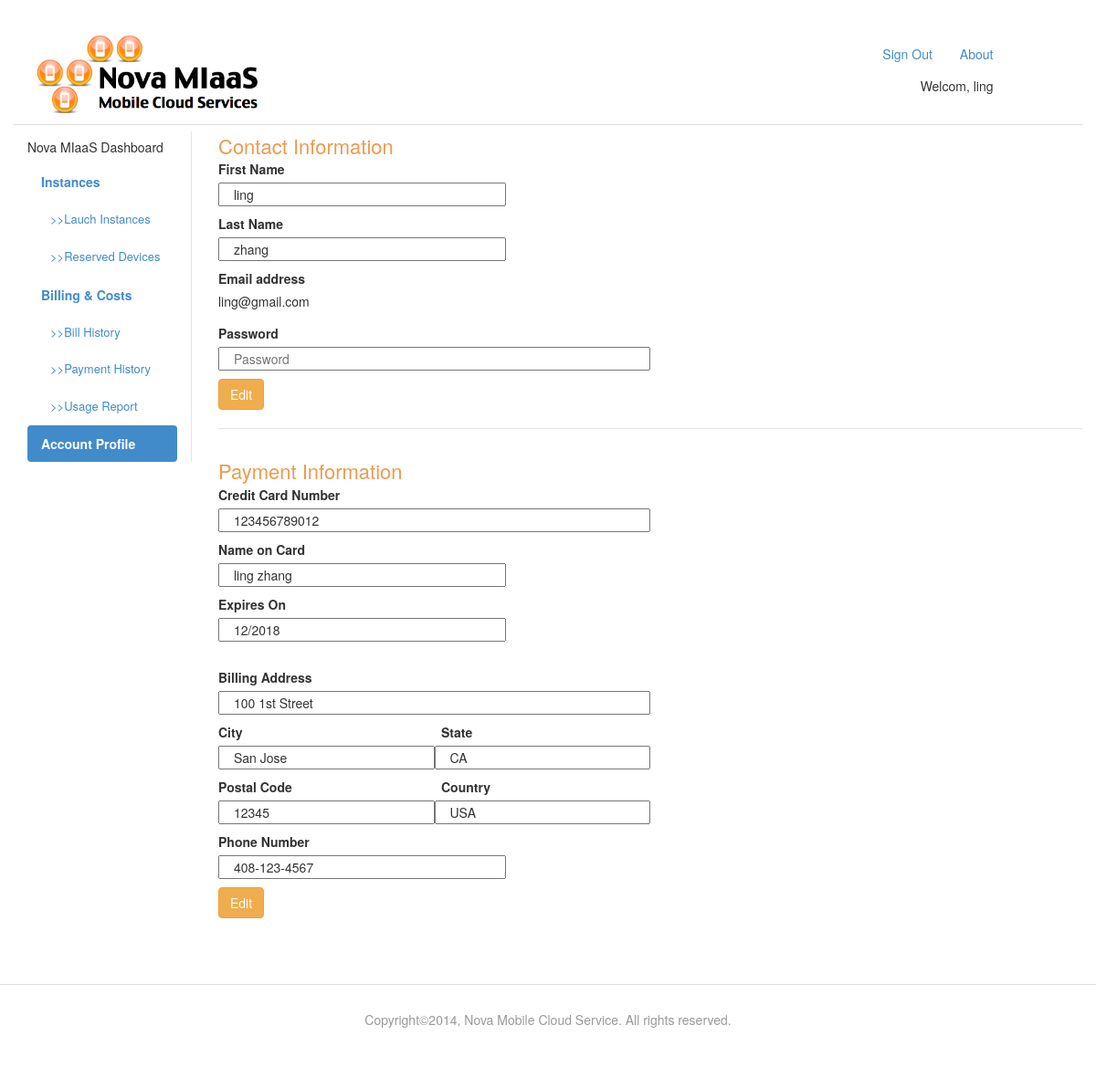
/user_profile.php (signed in), run on the app's committed database.
### tables this page shows
CREATE TABLE users (
id int NOT NULL AUTO_INCREMENT,
first_name varchar(100) NOT NULL,
last_name varchar(100) NOT NULL,
email varchar(100) NOT NULL,  
password MEDIUMTEXT not NULL,
admin_authority bit default 0,  
PRIMARY KEY (id)
);

CREATE TABLE paymentinfo (
	id int NOT NULL AUTO_INCREMENT,
	user_id int NOT NULL,
	card_number varchar(50) NOT NULL,
	name_on_card varchar(50) NOT NULL,
	expire varchar(20) NOT NULL,
	street varchar(50),
	city varchar(20),
	state varchar(20),
	postcode varchar(20),
	country varchar(20),
	phone varchar(20),
	FOREIGN KEY (user_id) REFERENCES users(id)
	ON DELETE CASCADE ON UPDATE CASCADE,
	PRIMARY KEY (id)
	);

### includes/functions.php (called while the page is built, shortened)
<?php
class BasicHelper{
	public static function escape_value($string) {
		global $connection;
		$escaped_string = mysqli_real_escape_string($connection, $string);
		return $escaped_string;
	}
}
class UserManager{
	public static function find_user_by_email($user_email) {
		global $connection;
		$safe_user_email = BasicHelper::escape_value($user_email);
		$query  = "SELECT * ";
		$query .= "FROM users ";
		$query .= "WHERE email = '{$safe_user_email}' ";
		$query .= "LIMIT 1";
		$user_set = mysqli_query($connection, $query);
		if($user = mysqli_fetch_assoc($user_set)) {
			return $user;
		} else {
			return null;
		}
	}
	public static function find_paymentinfo_by_userid( $user_id=0 ) {
		global $connection;
		$query  = "SELECT * ";
		$query .= "FROM paymentinfo ";
		$query .= "WHERE user_id = {$user_id} ";
		$query .= "LIMIT 1";
		$info_set = mysqli_query($connection, $query);
		if($paymentinfo = mysqli_fetch_assoc($info_set)) {
			return $paymentinfo;
		} else {
			return null;
		}
	}
}
?>

### public/user_profile.php (the view, shortened to what this page needs)
<?php
  $user = UserManager::find_user_by_email($_SESSION["email"]);
  $paymentinfo =UserManager::find_paymentinfo_by_userid($_SESSION["user_id"]);
?>
<?php include("../includes/layouts/header.php"); ?>
			<?php include("aside_topright.php"); ?>
			<div class="row">
				<?php include("aside_bar.php"); ?>
	         	<article class="col-lg-10">
                <form action="user_profile.php" method="post">
					<div class="row" style="border-bottom: 1px solid #E4E4E4; margin-left:1em;">
	         			<h2orange>Contact Information</h2orange>
		        		<div class="form-group">
			        		<label for="fname">First Name </label> <br>
			        		<input class="col-lg-4 " type="text" name="fname"
							value="<?php echo htmlentities($user['first_name']); ?>" >
			        	</div>
			        	<br>
			        	<div class="form-group">
			        		<label for="lname">Last Name </label> <br>
			        		<input class="col-lg-4 " type="text" name="lname"
							value="<?php echo htmlentities($user['last_name']); ?>">
			        	</div>
			        	<br>
			        	<div class="form-group">
			        		<label for="email">Email address </label> <br>
							<?php echo htmlentities($user['email']); ?>
			        	</div>
			        	<div class="form-group">
			        		<label for="password">Password </label> <br>
			        		<input class="col-lg-6 " type="password" name="password" placeholder="Password">
			        	</div>
						<br>
						<input class="btn btn-warning" type="submit" name="contactsubmit" value="Edit" />
						<br><br>
	         		</div>
	         		<br>
	         		<div class="row" style=" margin-left:1em;">
	         			<h2orange>Payment Information</h2orange>
			        		<div class="form-group">
				        		<label for="cardnumber">Credit Card Number </label> <br>
				        		<input class="col-lg-6 " type="text" name="cardnumber"
								value="<?php echo htmlentities($paymentinfo['card_number']); ?>">
				        	</div><br>
			        		<div class="form-group">
				        		<label for="name">Name on Card</label> <br>
				        		<input class="col-lg-4 " type="text" name="name"
								value="<?php echo htmlentities($paymentinfo['name_on_card']); ?>">
				        	</div><br>
				        	<div class="form-group">
				        		<label for="expire">Expires On</label> <br>
				        		<input class="col-lg-4 " type="text" name="expire"
								value="<?php echo htmlentities($paymentinfo['expire']); ?>">
				        	</div><br>
				        	<br>
				        	<div class="form-group">
				        		<label for="street">Billing Address </label> <br>
				        		<input class="col-lg-6 " type="text" name="street"
								value="<?php echo htmlentities($paymentinfo['street']); ?>">
				        	</div><br>
				        	<div class="form-group">
				        		<div class="row">
					        		<label class="col-lg-3" for="city">City </label>
					        		<label class="col-lg-3" for="state">State </label>
				        		</div>
					        		<input class="col-lg-3" type="text" name="city"
									value="<?php echo htmlentities($paymentinfo['city']); ?>">
					        		<input class="col-lg-3" type="text" name="state"
									value="<?php echo htmlentities($paymentinfo['state']); ?>">
				        	</div><br>
				        	<div class="form-group">
				        		<div class="row">
					        		<label class="col-lg-3" for="city">Postal Code </label>
					        		<label class="col-lg-3" for="state">Country </label>
				        		</div>
					        		<input class="col-lg-3" type="text" name="postal"
									value="<?php echo htmlentities($paymentinfo['postcode']); ?>">
					        		<input class="col-lg-3" type="text" name="country"
									value="<?php echo htmlentities($paymentinfo['country']); ?>">
				        	</div><br>
							<div class="form-group">
				        		<label for="phone">Phone Number</label> <br>
				        		<input class="col-lg-4 " type="text" name="phone"
								value="<?php echo htmlentities($paymentinfo['phone']); ?>">
				        	</div><br>
			        	<input class="btn btn-warning" type="submit" name="paymentinfosubmit" value="Edit" />
						<br><br>
	         		</div>
				</form>
		    </div>
	    	</div>
<?php include("../includes/layouts/footer.php"); ?>

### public/stylesheets/css/custom.css (style rules this page uses)
body { padding-top: 20px; }
h2orange { font-size:22px; margin:.67em 0; color: #EE9A4D; }

### data on the page
users: fname "ling", lname "zhang", email "ling@gmail.com"
paymentinfo: cardnumber "123456789012", name "ling zhang", expire "12/2018", street "100 1st Street", city "San Jose", state "CA", postal "12345", country "USA", phone "408-123-4567"

### other printed values
$_SESSION["first_name"] "ling"
